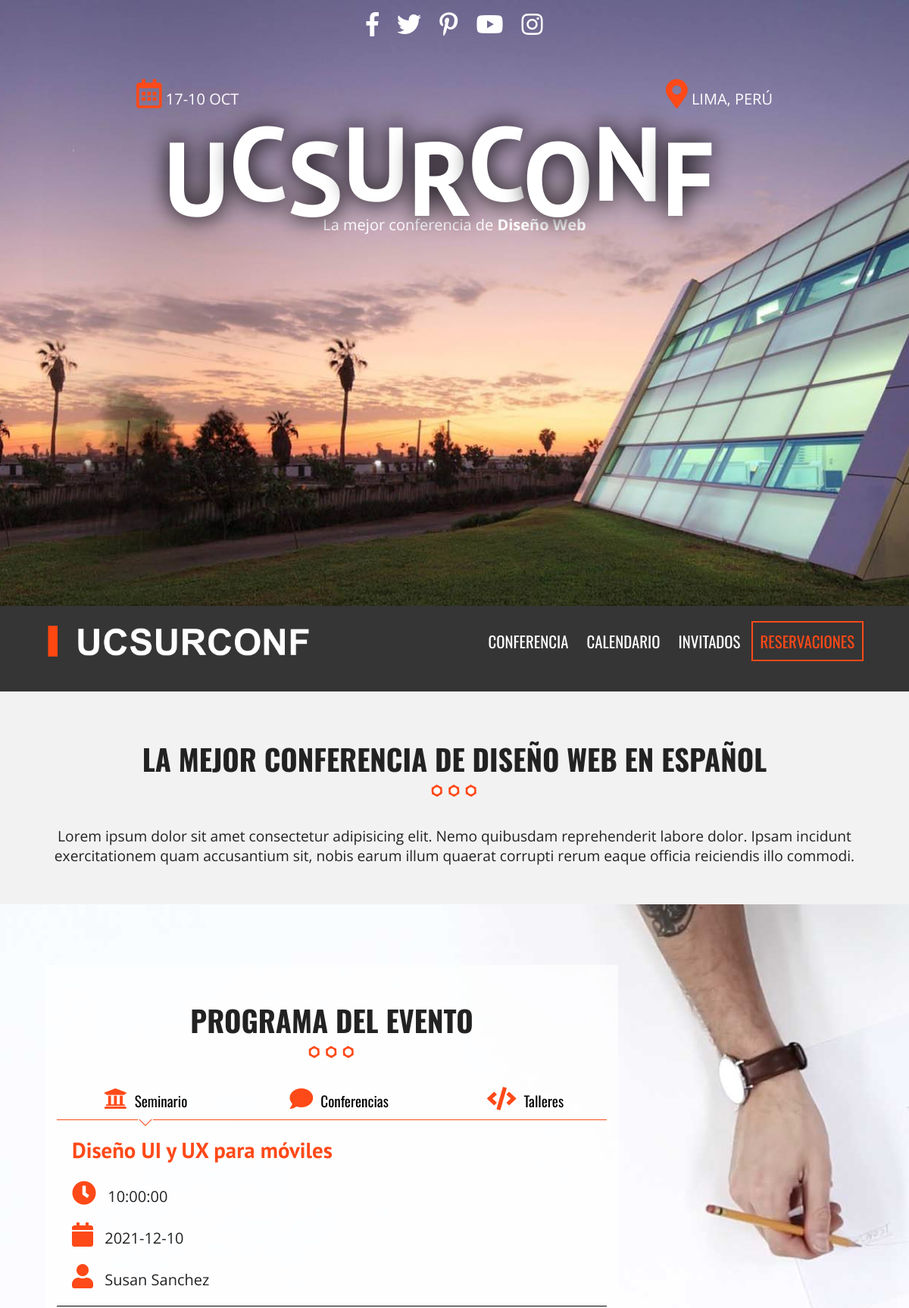
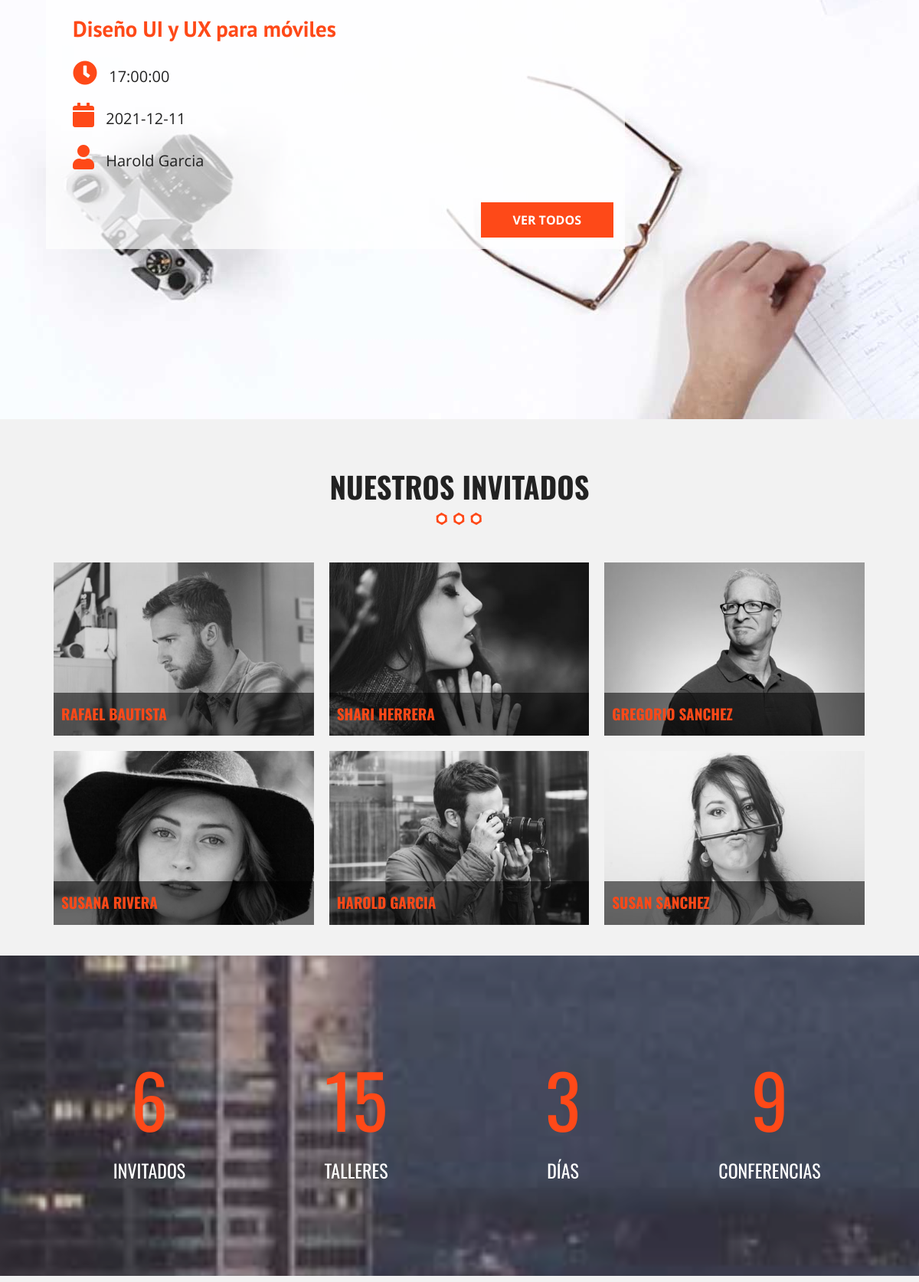
The page / (upper part) on the database its author committed (2 pictures, top to bottom).
### tables this page shows
CREATE TABLE `categoria_evento` (
  `id_categoria` tinyint(10) NOT NULL,
  `cat_evento` varchar(50) NOT NULL,
  `icono` varchar(15) NOT NULL,
  `editado` datetime DEFAULT NULL
);

CREATE TABLE `eventos` (
  `evento_id` tinyint(10) NOT NULL,
  `nombre_evento` varchar(100) NOT NULL,
  `fecha_evento` date NOT NULL,
  `hora_evento` time NOT NULL,
  `id_cat_evento` tinyint(10) NOT NULL,
  `id_inv` tinyint(4) NOT NULL,
  `clave` varchar(10) DEFAULT NULL,
  `editado` datetime NOT NULL
);

CREATE TABLE `invitados` (
  `invitado_id` tinyint(4) NOT NULL,
  `nombre_invitado` varchar(30) NOT NULL,
  `apellido_invitado` varchar(30) NOT NULL,
  `descripcion` text NOT NULL,
  `url_imagen` varchar(50) NOT NULL
);

### index.php (the view, shortened to what this page needs)
<?php
    include_once 'includes/templates/header.php';
?>
            <section class="seccion contenedor">
                <h2>La mejor conferencia de Diseño Web en español</h2>
                <p>
                    Lorem ipsum dolor sit amet consectetur adipisicing elit. Nemo quibusdam reprehenderit labore dolor. Ipsam incidunt exercitationem quam accusantium sit, nobis earum illum quaerat corrupti rerum eaque officia reiciendis illo commodi.
                </p>
            </section>
            <section class="programa">
                <div class="contenedor-video">
                    <video autoplay loop poster="img/bg-talleres.jpg">
                        <source src="video/video.mp4" type="video/mp4">
                        <source src="video/video.webm" type="video/webm">
                        <source src="video/video.ogv" type="video/ogg">
                    </video>
                </div>
                <div class="contenido-programa">
                    <div class="contenedor">
                        <div class="programa-evento">
                            <h2>Programa del Evento</h2>
                                <?php
                                    try {
                                        require_once('includes/funciones/bd_conexion.php');
                                        $sql = "SELECT * FROM categoria_evento; ";
                                        $resultado = $conn->query($sql);
                                    } catch (\Exception $e) {
                                        echo $e->getMessage();
                                    }
                                ?>
                            <nav class="menu-programa">
                                <?php while($cat = $resultado->fetch_array(MYSQLI_ASSOC)){
                                    $categoria = $cat['cat_evento'];
                                    $icono = $cat['icono'];
                                ?>
                                    <a href="#<?php echo strtolower($categoria);?>">
                                    <i class="fa <?php echo $icono;?>" aria-hidden="true">
                                    </i><?php echo $categoria;?></a>
                                <?php } ?>
                            </nav>
                            <?php
                                try {
                                    $sql = "SELECT evento_id,nombre_evento,fecha_evento,hora_evento,cat_evento,icono,nombre_invitado,apellido_invitado FROM `eventos` INNER JOIN `categoria_evento` ON eventos.id_cat_evento = categoria_evento.id_categoria INNER JOIN `invitados` ON eventos.id_inv = invitados.invitado_id AND `eventos`.id_cat_evento = 1 ORDER BY evento_id LIMIT 2;";
                                    $sql .= "SELECT evento_id,nombre_evento,fecha_evento,hora_evento,cat_evento,icono,nombre_invitado,apellido_invitado FROM `eventos` INNER JOIN `categoria_evento` ON eventos.id_cat_evento = categoria_evento.id_categoria INNER JOIN `invitados` ON eventos.id_inv = invitados.invitado_id AND `eventos`.id_cat_evento = 2 ORDER BY evento_id LIMIT 2;";
                                    $sql .= "SELECT evento_id,nombre_evento,fecha_evento,hora_evento,cat_evento,icono,nombre_invitado,apellido_invitado FROM `eventos` INNER JOIN `categoria_evento` ON eventos.id_cat_evento = categoria_evento.id_categoria INNER JOIN `invitados` ON eventos.id_inv = invitados.invitado_id AND `eventos`.id_cat_evento = 5 ORDER BY evento_id LIMIT 2;";
                                } catch (\Exception $e) {
                                    echo $e->getMessage();
                                }
                            ?>
                            <?php $conn -> multi_query($sql);?>
                            <?php
                                do{
                                    $resultado = $conn->store_result();
                                    $row = $resultado->fetch_all(MYSQLI_ASSOC);
                            ?>
                                <?php $i = 0;?>
                                <?php foreach ($row as $evento): ?>
                                    <?php if($i % 2 == 0){?>
                                    <div id="<?php echo strtolower($evento['cat_evento']);?>" class="info-curso ocultar clearfix">
                                    <?php } ?>
                                    <div class="detalle-evento">
                                        <h3><?php echo $evento['nombre_evento'];?></h3>
                                        <p><i class="fa fa-clock" aria-hidden="true"></i> <?php echo $evento['hora_evento']?></p>
                                        <p><i class="fa fa-calendar" aria-hidden="true"></i> <?php echo $evento['fecha_evento']?></p>
                                        <p><i class="fa fa-user" aria-hidden="true"></i> <?php echo $evento['nombre_invitado'] . " ". $evento['apellido_invitado']?></p>
                                    </div>
                                    <?php if($i % 2 == 1):?>
                                    <a href="#" class="button float-right">Ver todos</a>
                                    </div>
                                    <?php endif;?>
                                <?php $i++;?>
                                <?php  endforeach; ?>
                            <?php
                                } while ($conn->more_results() && $conn->next_result());
                            ?>
                        </div>
                    </div>
                </div>
            </section>
            <?php include_once 'includes/templates/invitados.php'?>
            <div class="contador parallax">
                 <div class="contenedor">
                    <ul class="resumen-evento clearfix">
                        <li><p class="numero"></p> Invitados</li>
                        <li><p class="numero"></p> Talleres</li>
                        <li><p class="numero"></p> Días</li>
                        <li><p class="numero"></p> Conferencias</li>
                    </ul>
                 </div>
            </div>
            <section class="precios seccion">
            </section>
<?php
    include_once 'includes/templates/footer.php';
?>

### includes/templates/invitados.php (shortened to what this page needs)
<?php
    try {
        require_once('includes/funciones/bd_conexion.php');
        $sql =  "SELECT * FROM `invitados`";
        $resultado = $conn->query($sql);
    } catch (\Exception $e) {
        echo $e->getMessage();
    }
?>
    <section class="invitados contenedor seccion">
        <ul class="lista-invitados clearfix">
        <h2>Nuestros Invitados</h2>
            <?php
                while( $invitados = $resultado->fetch_assoc() ){ ?>
                            <li>
                                <div class="invitado">
                                    <a class="invitado-info" href="#invitado<?php echo $invitados['invitado_id'];?>">
                                        <img src="img/invitados/<?php echo $invitados['url_imagen'];?>" alt="imagen invitado">
                                        <p><?php echo $invitados['nombre_invitado']. " ".$invitados['apellido_invitado']?></p>
                                    </a>
                                </div>
                            </li>
            <?php  } ?>
        </ul>
    </section>

### css/main.css (style rules this page uses)
html { color: #222; font-size: 1em; line-height: 1.4; }
audio, canvas, iframe, img, svg, video { vertical-align: middle; }
html { box-sizing: border-box; }
*,*::before, *::after { box-sizing: inherit; }
body { background-color: #f2f2f2; font-family: 'Open Sans', sans-serif; }
.seccion { padding: 30px 0; }
.seccion p { font-size: 1.2em; text-align: center; }
h2 { font-family: 'Oswald', sans-serif; font-size: 2.4em; text-transform: uppercase; text-align: center; }
h2::after { content: ''; margin: 0 auto; background-image: url(../img/separador.png); height: 30px; width: 100px; display: block; }
h3 { font-size: 1.8em; color: #fe4918; font-family: 'PT Sans', sans-serif;; margin: 0; }
.button { background-color: #fe4918; padding: 10px 40px; color: white; text-transform: uppercase; font-weight: bold; text-decoration: none; font-size: 1em; margin-top: 20px; display: inline-block; transition: all .3s ease; border: 2px solid #fe4918; }
.float-right { float: right; }
.contenedor { width: 98%; margin: 0 auto; }
@media only screen and (min-width: 480px) { .contenedor { width: 95%; } }
@media only screen and (min-width: 992px) { .contenedor { width: 90%; max-width: 1100px; } }
section.programa { position: relative; }
div.contenedor-video { max-width: 100%; overflow-x: hidden }
div.contenido-programa { position: absolute; top:0 ; left: 0; height: 100%; width: 100%; }
div.programa-evento { background-color: rgba(255,255,255,.7);; padding: 15px; margin-top: 80px; }
@media only screen and (min-width: 768px) { div.programa-evento { width: 70%; } }
div.ocultar { display: none; }
nav.menu-programa { width: 100%; }
@media only screen and (min-width: 768px) { nav.menu-programa { display: table; } }
nav.menu-programa a { display: block; text-align : center; color: #000000; text-decoration: none; font-family: 'Oswald', sans-serif; margin-bottom: 10px; font-size: 1.2em; position: relative; border-bottom: 1px solid #fe4918; padding-bottom: 10px; }
nav.menu-programa a.activo::after { position: absolute; content: ''; left: 0; right: 0; margin-left: auto; margin-right: auto; height: 20px; width: 30px; background-image: url("../img/talleres-flecha.jpg"); background-position: top center; background-repeat: no-repeat; bottom: -20px; }
@media only screen and (min-width: 768px) { nav.menu-programa a { display: table-cell; } }
nav.menu-programa a i, div.detalle-evento p i { color: #fe4918; font-size: 1.6em; margin-right: 10px; }
div.detalle-evento { margin-top : 20px; border-bottom: 1px solid black; padding: 0px 20px; }
div.detalle-evento:nth-child(2) { border: none; }
div.detalle-evento p { margin-bottom: 20px; font-size: 20px; }
ul { list-style: none; margin: 0; padding: 0; }
ul.lista-invitados li { padding: 10px; float: left; }
@media only screen and (min-width: 480px) { ul.lista-invitados li { width: 50%; } }
@media only screen and (min-width: 768px) { ul.lista-invitados li { width: 33.3%; } }
div.invitado { position: relative; overflow: hidden; }
div.invitado img { max-width: 100%; filter: gray; -webkit-filter: grayscale(1); -webkit-transition: all .5s ease-in-out; }
div.invitado p { position: absolute; bottom: 0; left: 0; padding: 15px 10px; margin: 0; background-color: rgba(0, 0, 0, 0.55); width: 100%; text-align: left; font-family: 'Oswald', sans-serif; color: #fe4918; text-transform: uppercase; font-weight: bold; }
.parallax::before { width: 100%; height: 100%; position: absolute; top: 0; left: 0; background-repeat: no-repeat; background-size: cover; background-position: center center; background-attachment: fixed; -webkit-filter: brightness(.8); filter: brightness(.8); }
div.contador { position: relative; height: auto; }
div.contador::before { background-image: url(../img/bg-resumen.jpg); content: ''; }
ul.resumen-evento { position: relative; padding: 120px 0; }
ul.resumen-evento li { width: 50%; float: left; text-align: center; color: #ffffff; text-transform: uppercase; font-family: 'Oswald', sans-serif; font-size: 24px; }
@media only screen and (min-width:768px) { ul.resumen-evento li { width: 25%; } }
p.numero { color: #fe4918; font-size: 4em; display: block; margin: 0 0 10px 0; font-family: 'Oswald', sans-serif; }
.clearfix:before, .clearfix:after { content: " "; display: table; }
.clearfix:after { clear: both; }

### rows shown on the page
categoria_evento: cat_evento "Seminario"
categoria_evento: cat_evento "Conferencias"
categoria_evento: cat_evento "Talleres"
eventos: nombre_evento "Diseño UI y UX para móviles", hora_evento "10:00:00", fecha_evento "2021-12-10", id_inv.nombre_invitado "Susan", id_inv.apellido_invitado "Sanchez"
eventos: nombre_evento "Diseño UI y UX para móviles", hora_evento "17:00:00", fecha_evento "2021-12-11", id_inv.nombre_invitado "Harold", id_inv.apellido_invitado "Garcia", shows "VER TODOS"
invitados: url_imagen (picture), nombre_invitado "RAFAEL", apellido_invitado "BAUTISTA"
invitados: url_imagen (picture), nombre_invitado "SHARI", apellido_invitado "HERRERA"
invitados: url_imagen (picture), nombre_invitado "GREGORIO", apellido_invitado "SANCHEZ"
invitados: url_imagen (picture), nombre_invitado "SUSANA", apellido_invitado "RIVERA"
invitados: url_imagen (picture), nombre_invitado "HAROLD", apellido_invitado "GARCIA"
invitados: url_imagen (picture), nombre_invitado "SUSAN", apellido_invitado "SANCHEZ"
